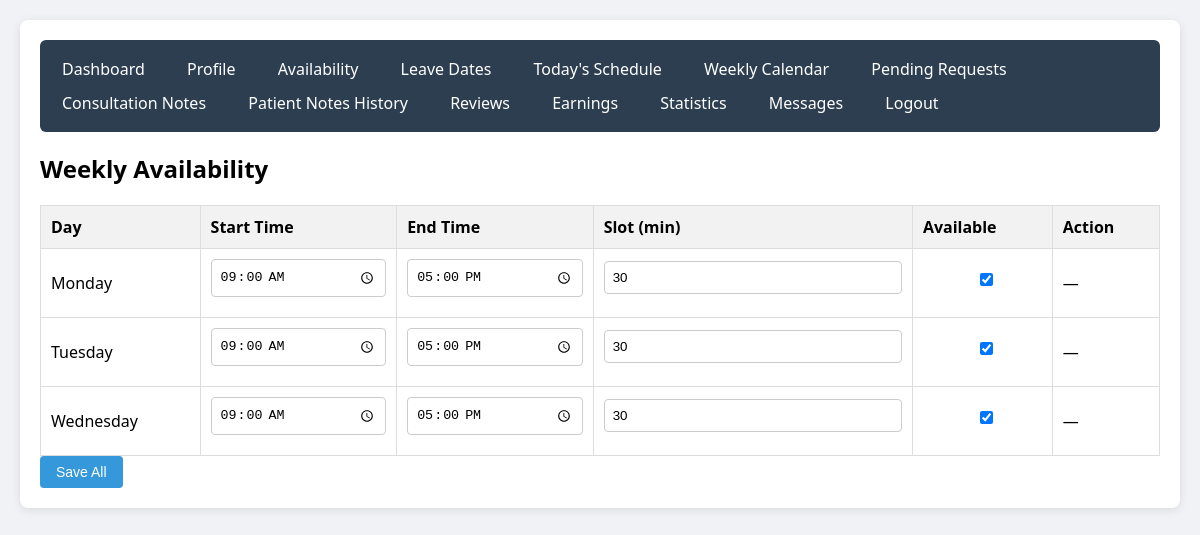
Page /Doctor/controllers/DoctorController.php?page=availability (signed in) on the committed database.
### tables this page shows
CREATE TABLE `doctor_availability` (
  `id` int(11) NOT NULL,
  `doctor_id` int(11) NOT NULL,
  `day_of_week` enum('Monday','Tuesday','Wednesday','Thursday','Friday','Saturday','Sunday') DEFAULT NULL,
  `start_time` time DEFAULT NULL,
  `end_time` time DEFAULT NULL,
  `slot_duration_minutes` int(11) DEFAULT 30,
  `is_available` tinyint(1) DEFAULT 1
);

### Doctor/models/Doctor.php (called while the page is built, shortened)
<?php
require_once __DIR__ . '/../config/database.php';
class Doctor {
    private $conn;
    public function __construct() {
        $database = new Database();
        $this->conn = $database->getConnection();
    }
    public function getByUserId($user_id) {
        $stmt = $this->conn->prepare("SELECT * FROM doctors WHERE user_id = ?");
        $stmt->bind_param("i", $user_id);
        $stmt->execute();
        return $stmt->get_result()->fetch_assoc();
    }
    public function getAvailability($doctor_id) {
        $stmt = $this->conn->prepare("SELECT * FROM doctor_availability WHERE doctor_id = ? ORDER BY FIELD(day_of_week, 'Monday','Tuesday','Wednesday','Thursday','Friday','Saturday','Sunday')");
        $stmt->bind_param("i", $doctor_id);
        $stmt->execute();
        $result = $stmt->get_result();
        $availability = [];
        while($row = $result->fetch_assoc()) $availability[] = $row;
        return $availability;
    }
}
?>

### Doctor/config/database.php (called while the page is built, shortened)
<?php
class Database {
    private $host = "localhost";
    private $db_name = "hospital_db";
    private $username = "root";
    private $password = "";
    public function getConnection() {
        $this->conn = null;
        try {
            $this->conn = new mysqli($this->host, $this->username, $this->password, $this->db_name);
            $this->conn->set_charset("utf8mb4");
        } catch(Exception $e) {
            die("Connection error: " . $e->getMessage());
        }
        return $this->conn;
    }
}
?>

### Doctor/views/doctor/availability.php (the view, shortened to what this page needs)
<?php
$availability = $doctorModel->getAvailability($doctor_data['id']);
?>
<h2>Weekly Availability</h2>
<form method="post">
    <table class="table">
        <thead>
            <tr><th>Day</th><th>Start Time</th><th>End Time</th><th>Slot (min)</th><th>Available</th><th>Action</th></tr>
        </thead>
        <tbody>
            <?php foreach ($availability as $av): ?>
                <tr>
                    <td><?php echo $av['day_of_week']; ?></td>
                    <td><input type="time" name="start_time_<?php echo $av['day_of_week']; ?>" value="<?php echo substr($av['start_time'], 0, 5); ?>"></td>
                    <td><input type="time" name="end_time_<?php echo $av['day_of_week']; ?>" value="<?php echo substr($av['end_time'], 0, 5); ?>"></td>
                    <td><input type="number" name="duration_<?php echo $av['day_of_week']; ?>" value="<?php echo $av['slot_duration_minutes']; ?>" min="15" step="15"></td>
                    <td><input type="checkbox" name="available_<?php echo $av['day_of_week']; ?>" <?php echo $av['is_available'] ? 'checked' : ''; ?>></td>
                    <td>—</td>
                </tr>
            <?php endforeach; ?>
        </tbody>
    </table>
    <button type="submit" name="save_availability">Save All</button>
</form>

### Doctor/assets/css/style.css (style rules this page uses)
body { font-family: 'Segoe UI', Tahoma, Geneva, Verdana, sans-serif; background: #f0f2f5; margin: 0; padding: 20px; }
input, select, textarea { padding: 8px; border: 1px solid #ccc; border-radius: 4px; width: 100%; box-sizing: border-box; margin-bottom: 10px; }
button, input[type="submit"] { background: #3498db; color: white; border: none; padding: 8px 16px; cursor: pointer; border-radius: 4px; font-size: 14px; }
.table { width: 100%; border-collapse: collapse; margin-top: 15px; }
.table th, .table td { border: 1px solid #ddd; padding: 10px; text-align: left; }
.table th { background: #f2f2f2; }

### rows in the picture
doctor_availability: day_of_week "Monday", start_time "09:00", end_time "17:00", slot_duration_minutes "30", is_available "☑"
doctor_availability: day_of_week "Tuesday", start_time "09:00", end_time "17:00", slot_duration_minutes "30", is_available "☑"
doctor_availability: day_of_week "Wednesday", start_time "09:00", end_time "17:00", slot_duration_minutes "30", is_available "☑"
